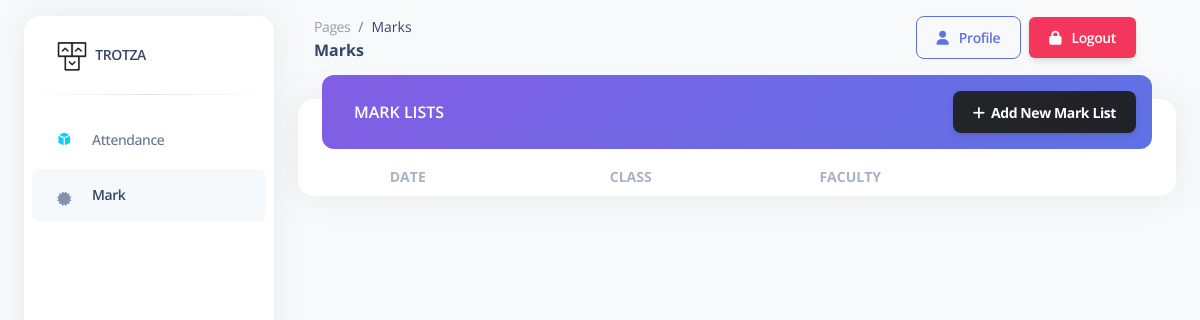
The app's page /admin/pages/marks.php (signed in), older data.
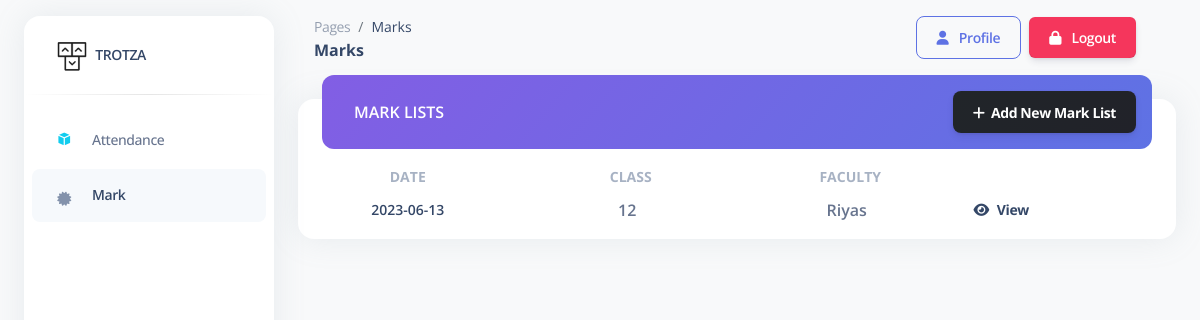
The same page, newer data.
### tables this page shows
CREATE TABLE `mark_master` (
  `markid` int(11) NOT NULL,
  `date` date NOT NULL,
  `fid` int(11) NOT NULL,
  `class` int(11) NOT NULL
);

CREATE TABLE `class` (
  `cid` int(11) NOT NULL,
  `clname` varchar(100) NOT NULL
);

CREATE TABLE `faculty_data` (
  `fid` int(11) NOT NULL,
  `name` varchar(100) NOT NULL,
  `email` varchar(100) NOT NULL,
  `mobile` bigint(20) NOT NULL
);

### admin/pages/marks.php (the view, shortened to what the changed rows need)
<?php
include '../includes/connection.php';
?>
<!DOCTYPE html>
<html lang="en">
<head>
    <link href="../assets/css/nucleo-icons.css" rel="stylesheet" />
    <link href="../assets/css/nucleo-svg.css" rel="stylesheet" />
    <link href="../assets/css/nucleo-svg.css" rel="stylesheet" />
    <link id="pagestyle" href="../assets/css/argon-dashboard.css?v=2.0.4" rel="stylesheet" />
</head>
<body class="g-sidenav-show   bg-gray-100">
    <main class="main-content position-relative border-radius-lg ">
        <div class="container-fluid py-4">
            <div class="row">
                <div class="col-12">
                    <div class="card mb-4">
                        <div class="card-body px-0 pt-3 pb-2">
                            <div class="table-responsive p-0">
                                <table class="align-items-center mb-0 w-100 d-block d-md-table text-sm">
                                    <thead>
                                        <tr>
                                            <th class="text-center text-uppercase text-secondary font-weight-bolder opacity-7"
                                                style="width: 25%;">
                                                Date</th>
                                            <th class="text-center text-uppercase text-secondary font-weight-bolder opacity-7 ps-2"
                                                style="width: 25%;">
                                                Class</th>
                                            <th class="text-center text-uppercase text-secondary font-weight-bolder opacity-7 ps-2 th-sm"
                                                style="width: 25%;">
                                                Faculty</th>
                                            <th class="text-center text-uppercase text-secondary font-weight-bolder opacity-7"
                                                style="width: 25%;">
                                            </th>
                                        </tr>
                                    </thead>
                                    <tbody>
                                        <?php
                                        $query = "SELECT mm.markid,mm.date,mm.class,fd.name,cl.clname FROM mark_master mm inner join faculty_data fd on mm.fid=fd.fid inner join class cl on mm.class=cl.cid inner join login on mm.fid=login.id WHERE login.type='faculty' or login.type='admin'";
                                        if($_SESSION['UserType']=='faculty'){
                                            $query = "SELECT mm.markid,mm.date,mm.class,fd.name,cl.clname FROM mark_master mm inner join faculty_data fd on mm.fid=fd.fid inner join class cl on mm.class=cl.cid WHERE mm.fid={$_SESSION['LoginTeacher']}";
                                        }
                                        $result = mysqli_query($conn, $query);
                                        while ($row = mysqli_fetch_array($result)) {
                                            ?>
                                            <tr>
                                                <td class="align-middle text-center">
                                                    <div class="d-flex flex-column ">
                                                        <h6 class="mb-0 text-sm">
                                                            <?php echo $row["date"]; ?>
                                                        </h6>
                                                    </div>
                                                </td>
                                                <td class="align-middle text-center">
                                                    <p class="font-weight-bold mb-0">
                                                        <?php echo $row["clname"]; ?>
                                                    </p>
                                                </td>
                                                <td class="align-middle text-center">
                                                    <p class="font-weight-bold mb-0">
                                                        <?php echo $row["name"]; ?>
                                                    </p>
                                                </td>
                                                <td>
                                                    <a class="btn btn-link text-dark px-3 mb-0"
                                                        href="view_mark.php?aid=<?php echo $row["markid"]; ?>&dt=<?php echo $row["date"]; ?>&&class=<?php echo $row["class"]; ?>"><i
                                                            class="fas fa-eye text-dark me-2"></i>View</a>
                                                </td>
                                            </tr>
                                            <?php
                                        }
                                        ?>
                                    </tbody>
                                </table>
                            </div>
                        </div>
                    </div>
                </div>
            </div>
        </div>
    </main>
</body>
</html>

Row changes from the older to the newer data that the page shows:
added mark_master: date "2023-06-13", class.clname "12", fid.name "Riyas"
